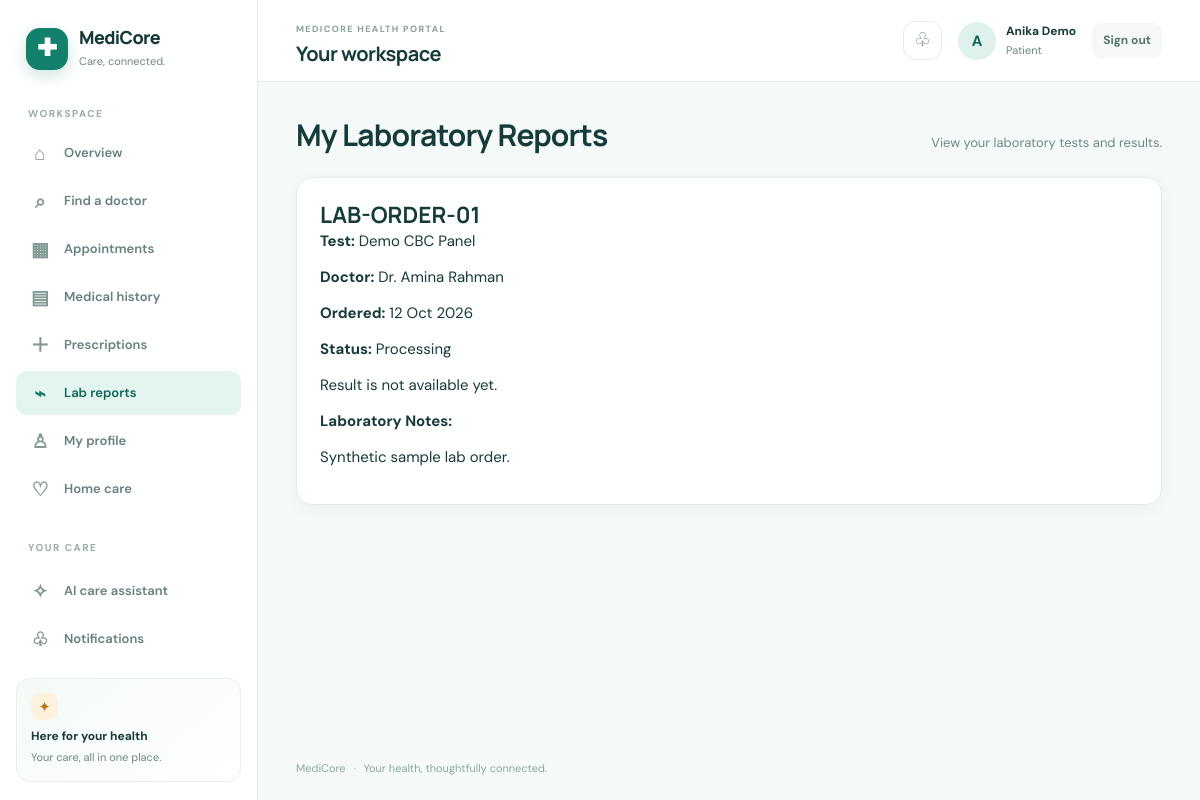
Screenshot of /patients/lab-reports/ (signed in) with the database file from the repository.
### apps/accounts/models.py (models this page shows, shortened)
class User(AbstractUser):
    role = models.CharField(
        max_length=20,
        choices=Role.choices,
        default=Role.PATIENT,
    )
    public_id = models.CharField(
        max_length=20,
        unique=True,
        blank=True,
    )
    is_verified = models.BooleanField(default=False)

### apps/medical_records/models.py (models this page shows, shortened)
class LabTestOrder(models.Model):
    class Status(models.TextChoices):
        REQUESTED = "REQUESTED", "Requested"
        SAMPLE_COLLECTED = "SAMPLE_COLLECTED", "Sample Collected"
        PROCESSING = "PROCESSING", "Processing"
        COMPLETED = "COMPLETED", "Completed"
        CANCELLED = "CANCELLED", "Cancelled"
    patient = models.ForeignKey(
        settings.AUTH_USER_MODEL,
        on_delete=models.PROTECT,
        related_name="lab_test_orders",
    )
    doctor = models.ForeignKey(
        settings.AUTH_USER_MODEL,
        on_delete=models.PROTECT,
        related_name="ordered_lab_tests",
    )
    consultation = models.ForeignKey(
        Consultation,
        on_delete=models.PROTECT,
        related_name="lab_test_orders",
        null=True,
        blank=True,
    )
    test = models.ForeignKey(
        LabTest,
        on_delete=models.PROTECT,
        related_name="orders",
    )
    order_id = models.CharField(
        max_length=30,
        unique=True,
        blank=True,
    )
    status = models.CharField(
        max_length=30,
        choices=Status.choices,
        default=Status.REQUESTED,
    )
    result = models.TextField(
        blank=True,
    )
    result_date = models.DateTimeField(
        null=True,
        blank=True,
    )
    notes = models.TextField(
        blank=True,
    )
    created_at = models.DateTimeField(
        auto_now_add=True,
    )
    updated_at = models.DateTimeField(
        auto_now=True,
    )

class LabTest(models.Model):
    name = models.CharField(
        max_length=200,
    )
    code = models.CharField(
        max_length=50,
        unique=True,
    )
    description = models.TextField(
        blank=True,
    )
    is_active = models.BooleanField(
        default=True,
    )
    created_at = models.DateTimeField(
        auto_now_add=True,
    )

### apps/patients/views.py (the view)
@login_required
@role_required("PATIENT")
def my_lab_reports(request):
    reports = (
        LabTestOrder.objects
        .filter(
            patient=request.user,
        )
        .select_related(
            "doctor",
            "test",
            "consultation",
        )
        .order_by(
            "-created_at",
        )
    )
    return render(
        request,
        "patients/lab_reports.html",
        {
            "reports": reports,
        },
    )

### templates/patients/lab_reports.html (shortened to what this page needs)
{% extends "base.html" %}
{% block content %}
<div class="page-container">
    <div class="page-header">
        <h1>My Laboratory Reports</h1>
        <p>View your laboratory tests and results.</p>
    </div>
    {% if reports %}
        {% for report in reports %}
            <div class="card" style="margin-bottom: 20px;">
                <div class="card-body">
                    <h2>
                        {{ report.order_id }}
                    </h2>
                    <p>
                        <strong>Test:</strong>
                        {{ report.test.name }}
                    </p>
                    <p>
                        <strong>Doctor:</strong>
                        Dr. {{ report.doctor.get_full_name }}
                    </p>
                    <p>
                        <strong>Ordered:</strong>
                        {{ report.created_at|date:"d M Y" }}
                    </p>
                    <p>
                        <strong>Status:</strong>
                        {{ report.get_status_display }}
                    </p>
                    {% if report.result %}
                        <hr>
                        <h3>Test Result</h3>
                        <div>
                            {{ report.result|linebreaks }}
                        </div>
                        {% if report.result_date %}
                            <p>
                                <strong>Result Date:</strong>
                                {{ report.result_date|date:"d M Y, h:i A" }}
                            </p>
                        {% endif %}
                    {% else %}
                        <p>
                            Result is not available yet.
                        </p>
                    {% endif %}
                    {% if report.notes %}
                        <p>
                            <strong>Laboratory Notes:</strong>
                            {{ report.notes|linebreaks }}
                        </p>
                    {% endif %}
                </div>
            </div>
        {% endfor %}
    {% endif %}
</div>
{% endblock %}

### templates/base.html (shortened to what this page needs)
{% load static %}
<!doctype html>
<html lang="en">
  <head>
    <link rel="stylesheet" href="{% static 'css/base.css' %}" />
    <link rel="stylesheet" href="{% static 'css/components.css' %}" />
    <link rel="stylesheet" href="{% static 'css/pages.css' %}" />
  </head>
  <body>
    {% if request.user.is_authenticated %}
    <div class="app-shell">
      <aside class="sidebar" id="app-sidebar" aria-label="Main navigation">
        <a class="brand" href="{% url 'home' %}">
          <span class="brand-icon" aria-hidden="true">✚</span>
          <span class="brand-copy"><strong>MediCore</strong><small>Care, connected.</small></span>
        </a>
        <div class="nav-caption">WORKSPACE</div>
        <nav class="sidebar-nav">
          {% if request.user.role == 'PATIENT' %}
            <a href="{% url 'patients:dashboard' %}" class="nav-item{% if request.resolver_match.url_name == 'dashboard' and request.resolver_match.namespace == 'patients' %} active{% endif %}"><span class="nav-icon">⌂</span>Overview</a>
            <a href="{% url 'patients:find_doctors' %}" class="nav-item{% if request.resolver_match.url_name == 'find_doctors' %} active{% endif %}"><span class="nav-icon">⌕</span>Find a doctor</a>
            <a href="{% url 'patients:appointments' %}" class="nav-item{% if request.resolver_match.url_name == 'appointments' %} active{% endif %}"><span class="nav-icon">▦</span>Appointments</a>
            <a href="{% url 'patients:medical_history' %}" class="nav-item{% if request.resolver_match.url_name == 'medical_history' %} active{% endif %}"><span class="nav-icon">▤</span>Medical history</a>
            <a href="{% url 'patients:prescriptions' %}" class="nav-item{% if request.resolver_match.url_name == 'prescriptions' %} active{% endif %}"><span class="nav-icon">＋</span>Prescriptions</a>
            <a href="{% url 'patients:lab_reports' %}" class="nav-item{% if request.resolver_match.url_name == 'lab_reports' %} active{% endif %}"><span class="nav-icon">⌁</span>Lab reports</a>
            <a href="{% url 'patients:profile' %}" class="nav-item{% if request.resolver_match.url_name == 'profile' and request.resolver_match.namespace == 'patients' %} active{% endif %}"><span class="nav-icon">♙</span>My profile</a>
            <a href="{% url 'nurses:my_home_care_requests' %}" class="nav-item"><span class="nav-icon">♡</span>Home care</a>
          {% elif request.user.role == 'LAB' %}
            <a href="{% url 'medical_records:lab_orders' %}" class="nav-item active"><span class="nav-icon">⌁</span>Lab orders</a>
          {% elif request.user.role == 'PHARMACIST' %}
            <a href="{% url 'pharmacy:prescriptions' %}" class="nav-item active"><span class="nav-icon">＋</span>Prescriptions</a>
          {% elif request.user.role == 'RECEPTIONIST' %}
            <a href="{% url 'billing:bills' %}" class="nav-item active"><span class="nav-icon">▤</span>Billing</a>
          {% elif request.user.is_superuser or request.user.role == 'ADMIN' %}
            <a href="{% url 'admin:index' %}" class="nav-item"><span class="nav-icon">⚙</span>Administration</a>
          {% endif %}
          <div class="nav-caption nav-caption-spaced">YOUR CARE</div>
          <a href="{% url 'chatbot:page' %}" class="nav-item{% if request.resolver_match.namespace == 'chatbot' %} active{% endif %}"><span class="nav-icon">✧</span>AI care assistant</a>
          <a href="{% url 'notifications:list' %}" class="nav-item{% if request.resolver_match.namespace == 'notifications' %} active{% endif %}"><span class="nav-icon">♧</span>Notifications</a>
        </nav>
        <div class="sidebar-footer">
          <div class="sidebar-help-mark">✦</div>
          <strong>Here for your health</strong>
          <span>Your care, all in one place.</span>
        </div>
      </aside>
      <main class="main-content">
        <header class="topbar">
          <div class="topbar-title-wrap">
            <div><span class="page-label">MEDICORE HEALTH PORTAL</span><h1>{% block page_heading %}Your workspace{% endblock %}</h1></div>
          </div>
          <div class="topbar-actions">
            <a class="icon-button notification-link" href="{% url 'notifications:list' %}" aria-label="Notifications">♧</a>
            <div class="user-mini">
              <div class="avatar">{{ request.user.first_name|default:request.user.username|slice:':1'|upper }}</div>
              <div class="user-details"><strong>{{ request.user.get_full_name|default:request.user.username }}</strong><span>{{ request.user.get_role_display }}</span></div>
            </div>
            <form method="post" action="{% url 'logout' %}" class="logout-form">{% csrf_token %}<button type="submit" class="logout-button">Sign out</button></form>
          </div>
        </header>
    {% endif %}
    {% if request.user.is_authenticated %}<section class="page-content">{% else %}<main class="public-content">{% endif %}
      {% block content %}{% endblock %}
    {% if request.user.is_authenticated %}</section>{% else %}</main>{% endif %}
    {% if request.user.is_authenticated %}
      <footer class="site-footer">MediCore <span>·</span> Your health, thoughtfully connected.</footer>
    </main>
    </div>
    {% else %}
      <footer class="site-footer">MediCore <span>·</span> Your health, thoughtfully connected.</footer>
    </div>
    {% endif %}
  </body>
</html>

### static/css/components.css (style rules this page uses)
.card, .dashboard-card, .content-card { padding: 23px; border: 1px solid var(--border); border-radius: var(--radius-md); background: var(--surface); box-shadow: var(--shadow-sm); }
.page-header { display: flex; align-items: flex-end; justify-content: space-between; gap: 18px; margin-bottom: 23px; }
.page-header h1 { font-size: clamp(22px, 3vw, 30px); letter-spacing: -.8px; }
.page-header p { margin: 6px 0 0; color: var(--muted); font-size: 13px; }

### rows the page displays
User: user.first_name "A", user.get_full_name "Anika Demo", user.role "Patient"
LabTestOrder: order_id "LAB-ORDER-01", test.name "Demo CBC Panel", doctor.get_full_name "Amina Rahman", created_at "12 Oct 2026", status "Processing", result "Result is not available yet.", notes "Synthetic sample lab order."
